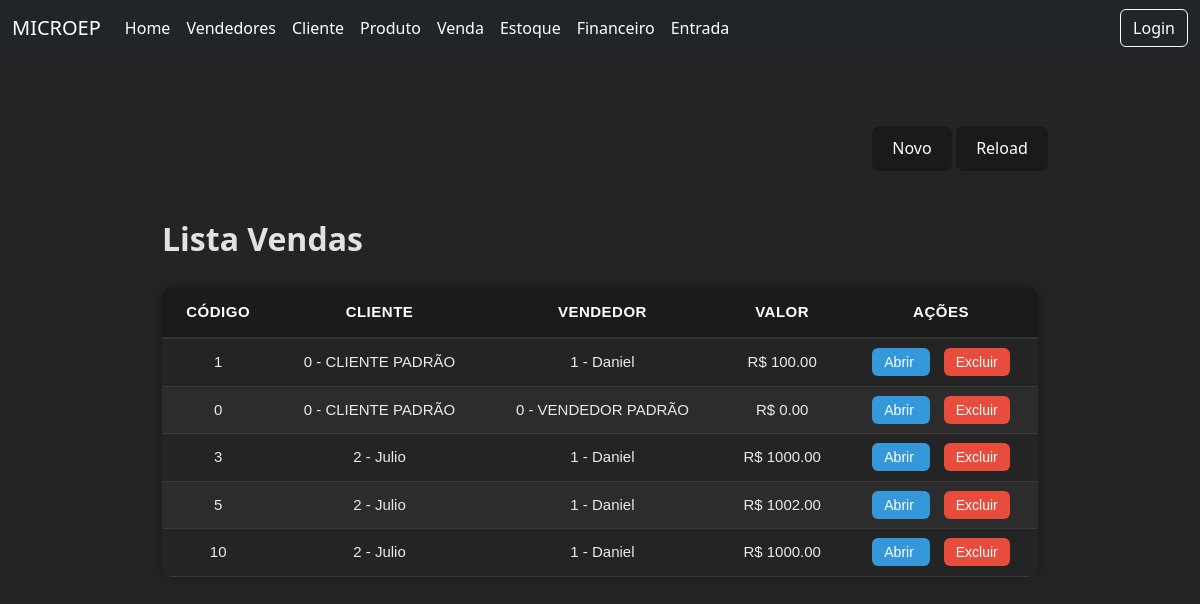
Before: /venda/ with the older database file.
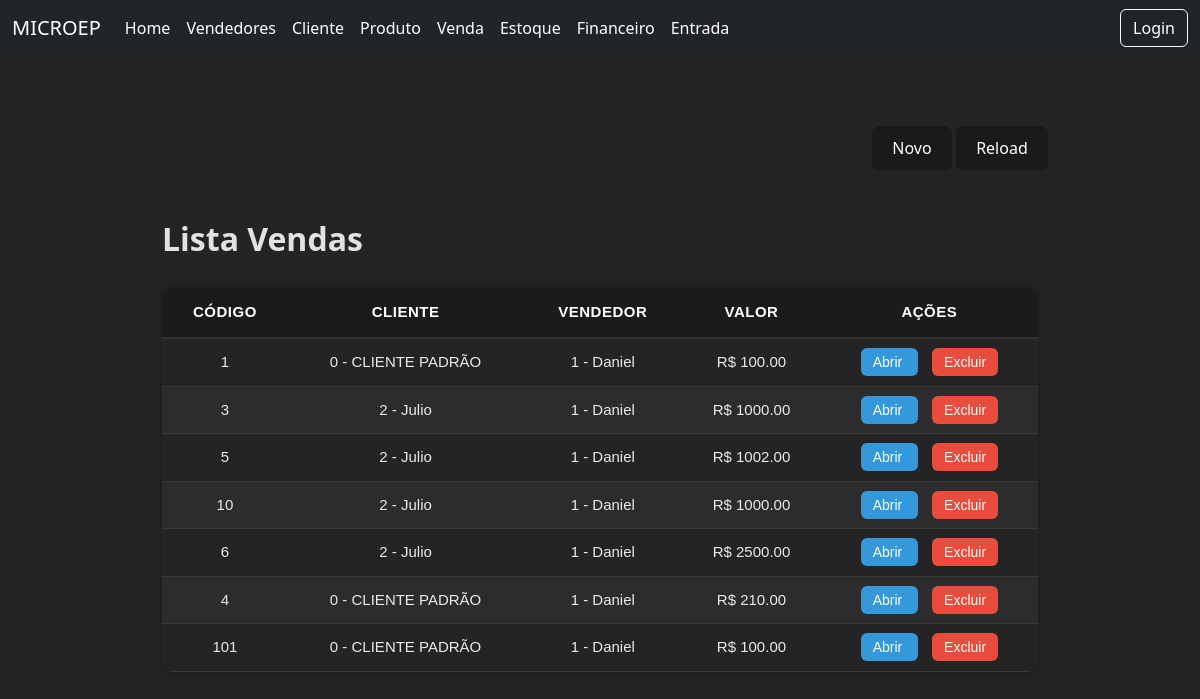
After: the same page with the newer database file.
### core/models.py (models this page shows, shortened)
class Venda(models.Model):
    codigo = models.IntegerField()
    cliente = models.ForeignKey(Cliente, on_delete=models.PROTECT)
    vendedor = models.ForeignKey(Vendedor, on_delete=models.PROTECT)
    valor = models.DecimalField(max_digits=10,decimal_places=2)

class Cliente(models.Model):
    codigo = models.IntegerField()
    nome = models.CharField(max_length=100)
    def __str__(self):
        return f"{self.codigo} - {self.nome}"

class Vendedor(models.Model):
    codigo = models.IntegerField()
    nome = models.CharField(max_length=100)
    def __str__(self):
        return f" {self.codigo} - {self.nome}"

### core/views.py (the view)
# urls.py: path('venda/',views.vendaview,name='vendas'),
def vendaview(request):
    vendas = Venda.objects.all()
    return render(request,'modelos/vendas.html',{'vendas':vendas})

### core/templates/modelos/vendas.html (shortened to what this page needs)
<!DOCTYPE html>
<html lang="en">
<head>
    {% load static %}
    <link rel="stylesheet" href="{% static 'venda.css' %}">
    <link href="https://cdn.jsdelivr.net/npm/bootstrap@5.3.2/dist/css/bootstrap.min.css" rel="stylesheet">
</head>
<body>
    {% include 'components/navbar.html' %}
    <div class="divcentral">
        <div class="controlebuttons">
            <div class="buttonsalign">
                <button class="buttonp">
                    <a href="{% url 'gerarvenda' %}">Novo</a>
                </button>
                <button class="buttonp">
                    <a href="{% url 'vendas' %}">Reload</a>
                </button>
            </div>
        </div>
        <div class="grid">
            <h2 class="boldtext">Lista Vendas</h2>
            <table class="tabela-vendedores">
                <thead>
                    <tr>
                        <th class="text-center">Código</th>
                        <th class="text-center">Cliente</th>
                        <th class="text-center">Vendedor</th>
                        <th class="text-center">Valor</th>
                        <th class="text-center">Ações</th>
                    </tr>
                </thead>
                <tbody>
                    {% for v in vendas %}
                    <tr>
                        <td class="text-center">{{ v.codigo }}</td>
                        <td class="text-center">{{ v.cliente }}</td>
                        <td class="text-center">{{ v.vendedor }}</td>
                        <td class="text-center">R$ {{ v.valor }}</td>
                        <td class="text-center">
                            <a href="{% url 'cadastrovenda' v.id %}" class="btn-detalhe me-2">
                                Abrir
                            </a>
                            <a href="{% url 'removervenda' v.id %}" class="btn-delete">
                                Excluir
                            </a>
                        </td>
                    </tr>
                    {% endfor %}
                </tbody>
            </table>
        </div>
    </div>
</body>
</html>

Changed rows visible on the page:
removed Venda: codigo "0", cliente "0 - CLIENTE PADRÃO", vendedor "0 - VENDEDOR PADRÃO", valor "0.00"
added Venda: codigo "6", cliente "2 - Julio", vendedor "1 - Daniel", valor "2500.00"
added Venda: codigo "4", cliente "0 - CLIENTE PADRÃO", vendedor "1 - Daniel", valor "210.00"
added Venda: codigo "101", cliente "0 - CLIENTE PADRÃO", vendedor "1 - Daniel", valor "100.00"
